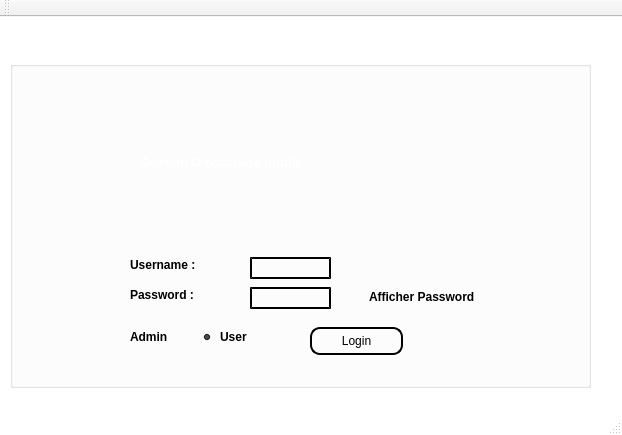
<?xml version="1.0" encoding="UTF-8"?>
<ui version="4.0">
 <class>MainWindow</class>
 <widget class="QMainWindow" name="MainWindow">
  <property name="geometry">
   <rect>
    <x>0</x>
    <y>0</y>
    <width>622</width>
    <height>435</height>
   </rect>
  </property>
  <property name="windowTitle">
   <string>Login</string>
  </property>
  <property name="windowIcon">
   <iconset>
    <normaloff>logo1.png</normaloff>logo1.png</iconset>
  </property>
  <property name="styleSheet">
   <string notr="true">QMainWindow {
    background-image: url(./login.jpg);
    background-repeat: no-repeat;
    background-position: center;
    background-color: transparent;
    color : white;
}
QLabel{background : transparent;}
QLineEdit{background : transparent; color:black;}
QPushButton{background : transparent;}
QFrame{background : transparent;}
QGroupBox{background : transparent;}
QRadioButton{background : transparent;}</string>
  </property>
  <widget class="QWidget" name="centralWidget">
   <property name="styleSheet">
    <string notr="true">QWidget {
    background-image: url(C:/Users/Lenovo/Desktop/Mini projet QT/mp v6/login.jpg);
    background-repeat: no-repeat;
    background-position: center;
    background-color: transparent;
    color : white;
}
QLabel{background : transparent;}
QLineEdit{background : transparent;}
QPushButton{background : transparent;}
QFrame{background : transparent;}
QGroupBox{background : transparent;}
QRadioButton{background : transparent;}
QCheckBox{background:transparent;}</string>
   </property>
   <widget class="QGroupBox" name="groupBox">
    <property name="geometry">
     <rect>
      <x>10</x>
      <y>30</y>
      <width>581</width>
      <height>341</height>
     </rect>
    </property>
    <property name="font">
     <font>
      <weight>75</weight>
      <bold>true</bold>
     </font>
    </property>
    <property name="title">
     <string>LOGIN</string>
    </property>
    <widget class="QLabel" name="label_3">
     <property name="geometry">
      <rect>
       <x>490</x>
       <y>300</y>
       <width>91</width>
       <height>31</height>
      </rect>
     </property>
     <property name="font">
      <font>
       <weight>75</weight>
       <bold>true</bold>
      </font>
     </property>
     <property name="styleSheet">
      <string notr="true">QLabel{color:black;}</string>
     </property>
     <property name="text">
      <string/>
     </property>
    </widget>
    <widget class="QPushButton" name="pushButton_Login">
     <property name="geometry">
      <rect>
       <x>300</x>
       <y>280</y>
       <width>93</width>
       <height>28</height>
      </rect>
     </property>
     <property name="font">
      <font>
       <pointsize>-1</pointsize>
      </font>
     </property>
     <property name="styleSheet">
      <string notr="true">QPushButton { background-color: rgba(0, 0, 0, 0); color:black;}
QPushButton { border: 2px solid black; border-radius: 5px; font-size: 12px; }
QPushButton { border: 2px solid black; border-radius: 10px; background-color: transparent; padding: 5px; }
QPushButton:hover { border: 2px white; background-color: rgba(220, 220, 220, 0.5); }</string>
     </property>
     <property name="text">
      <string>Login</string>
     </property>
    </widget>
    <widget class="QRadioButton" name="radioButton">
     <property name="geometry">
      <rect>
       <x>100</x>
       <y>280</y>
       <width>71</width>
       <height>20</height>
      </rect>
     </property>
     <property name="font">
      <font>
       <weight>75</weight>
       <bold>true</bold>
      </font>
     </property>
     <property name="styleSheet">
      <string notr="true">QRadioButton{color:black;}</string>
     </property>
     <property name="text">
      <string>Admin</string>
     </property>
    </widget>
    <widget class="QLabel" name="label_2">
     <property name="geometry">
      <rect>
       <x>120</x>
       <y>240</y>
       <width>81</width>
       <height>16</height>
      </rect>
     </property>
     <property name="palette">
      <palette>
       <active>
        <colorrole role="WindowText">
         <brush brushstyle="SolidPattern">
          <color alpha="255">
           <red>0</red>
           <green>0</green>
           <blue>0</blue>
          </color>
         </brush>
        </colorrole>
        <colorrole role="Button">
         <brush brushstyle="SolidPattern">
          <color alpha="0">
           <red>0</red>
           <green>0</green>
           <blue>0</blue>
          </color>
         </brush>
        </colorrole>
        <colorrole role="Text">
         <brush brushstyle="SolidPattern">
          <color alpha="255">
           <red>0</red>
           <green>0</green>
           <blue>0</blue>
          </color>
         </brush>
        </colorrole>
        <colorrole role="ButtonText">
         <brush brushstyle="SolidPattern">
          <color alpha="255">
           <red>0</red>
           <green>0</green>
           <blue>0</blue>
          </color>
         </brush>
        </colorrole>
        <colorrole role="Base">
         <brush brushstyle="SolidPattern">
          <color alpha="0">
           <red>0</red>
           <green>0</green>
           <blue>0</blue>
          </color>
         </brush>
        </colorrole>
        <colorrole role="Window">
         <brush brushstyle="SolidPattern">
          <color alpha="0">
           <red>0</red>
           <green>0</green>
           <blue>0</blue>
          </color>
         </brush>
        </colorrole>
       </active>
       <inactive>
        <colorrole role="WindowText">
         <brush brushstyle="SolidPattern">
          <color alpha="255">
           <red>0</red>
           <green>0</green>
           <blue>0</blue>
          </color>
         </brush>
        </colorrole>
        <colorrole role="Button">
         <brush brushstyle="SolidPattern">
          <color alpha="0">
           <red>0</red>
           <green>0</green>
           <blue>0</blue>
          </color>
         </brush>
        </colorrole>
        <colorrole role="Text">
         <brush brushstyle="SolidPattern">
          <color alpha="255">
           <red>0</red>
           <green>0</green>
           <blue>0</blue>
          </color>
         </brush>
        </colorrole>
        <colorrole role="ButtonText">
         <brush brushstyle="SolidPattern">
          <color alpha="255">
           <red>0</red>
           <green>0</green>
           <blue>0</blue>
          </color>
         </brush>
        </colorrole>
        <colorrole role="Base">
         <brush brushstyle="SolidPattern">
          <color alpha="0">
           <red>0</red>
           <green>0</green>
           <blue>0</blue>
          </color>
         </brush>
        </colorrole>
        <colorrole role="Window">
         <brush brushstyle="SolidPattern">
          <color alpha="0">
           <red>0</red>
           <green>0</green>
           <blue>0</blue>
          </color>
         </brush>
        </colorrole>
       </inactive>
       <disabled>
        <colorrole role="WindowText">
         <brush brushstyle="SolidPattern">
          <color alpha="255">
           <red>0</red>
           <green>0</green>
           <blue>0</blue>
          </color>
         </brush>
        </colorrole>
        <colorrole role="Button">
         <brush brushstyle="SolidPattern">
          <color alpha="0">
           <red>0</red>
           <green>0</green>
           <blue>0</blue>
          </color>
         </brush>
        </colorrole>
        <colorrole role="Text">
         <brush brushstyle="SolidPattern">
          <color alpha="255">
           <red>0</red>
           <green>0</green>
           <blue>0</blue>
          </color>
         </brush>
        </colorrole>
        <colorrole role="ButtonText">
         <brush brushstyle="SolidPattern">
          <color alpha="255">
           <red>0</red>
           <green>0</green>
           <blue>0</blue>
          </color>
         </brush>
        </colorrole>
        <colorrole role="Base">
         <brush brushstyle="SolidPattern">
          <color alpha="0">
           <red>0</red>
           <green>0</green>
           <blue>0</blue>
          </color>
         </brush>
        </colorrole>
        <colorrole role="Window">
         <brush brushstyle="SolidPattern">
          <color alpha="0">
           <red>0</red>
           <green>0</green>
           <blue>0</blue>
          </color>
         </brush>
        </colorrole>
       </disabled>
      </palette>
     </property>
     <property name="font">
      <font>
       <pointsize>9</pointsize>
       <weight>75</weight>
       <bold>true</bold>
      </font>
     </property>
     <property name="styleSheet">
      <string notr="true">QLabel{color:Black;}</string>
     </property>
     <property name="text">
      <string>Password :</string>
     </property>
    </widget>
    <widget class="QRadioButton" name="radioButton_2">
     <property name="geometry">
      <rect>
       <x>190</x>
       <y>280</y>
       <width>61</width>
       <height>20</height>
      </rect>
     </property>
     <property name="font">
      <font>
       <weight>75</weight>
       <bold>true</bold>
      </font>
     </property>
     <property name="styleSheet">
      <string notr="true">QRadioButton{color:black;}</string>
     </property>
     <property name="text">
      <string>User</string>
     </property>
     <property name="checked">
      <bool>true</bool>
     </property>
    </widget>
    <widget class="QLineEdit" name="lineEdit__password">
     <property name="geometry">
      <rect>
       <x>240</x>
       <y>240</y>
       <width>81</width>
       <height>22</height>
      </rect>
     </property>
     <property name="styleSheet">
      <string notr="true">QLineEdit { background-color: rgba(255, 255, 255, 0); border: 1px solid gray; }
QLineEdit { border: 2px solid black; border-style: outset; color:black;}</string>
     </property>
     <property name="text">
      <string/>
     </property>
     <property name="echoMode">
      <enum>QLineEdit::Password</enum>
     </property>
    </widget>
    <widget class="QLineEdit" name="lineEdit_user_name">
     <property name="geometry">
      <rect>
       <x>240</x>
       <y>210</y>
       <width>81</width>
       <height>22</height>
      </rect>
     </property>
     <property name="palette">
      <palette>
       <active>
        <colorrole role="WindowText">
         <brush brushstyle="SolidPattern">
          <color alpha="255">
           <red>0</red>
           <green>0</green>
           <blue>0</blue>
          </color>
         </brush>
        </colorrole>
        <colorrole role="Button">
         <brush brushstyle="SolidPattern">
          <color alpha="0">
           <red>255</red>
           <green>255</green>
           <blue>255</blue>
          </color>
         </brush>
        </colorrole>
        <colorrole role="Text">
         <brush brushstyle="SolidPattern">
          <color alpha="255">
           <red>0</red>
           <green>0</green>
           <blue>0</blue>
          </color>
         </brush>
        </colorrole>
        <colorrole role="ButtonText">
         <brush brushstyle="SolidPattern">
          <color alpha="255">
           <red>0</red>
           <green>0</green>
           <blue>0</blue>
          </color>
         </brush>
        </colorrole>
        <colorrole role="Base">
         <brush brushstyle="SolidPattern">
          <color alpha="0">
           <red>255</red>
           <green>255</green>
           <blue>255</blue>
          </color>
         </brush>
        </colorrole>
        <colorrole role="Window">
         <brush brushstyle="SolidPattern">
          <color alpha="0">
           <red>255</red>
           <green>255</green>
           <blue>255</blue>
          </color>
         </brush>
        </colorrole>
       </active>
       <inactive>
        <colorrole role="WindowText">
         <brush brushstyle="SolidPattern">
          <color alpha="255">
           <red>0</red>
           <green>0</green>
           <blue>0</blue>
          </color>
         </brush>
        </colorrole>
        <colorrole role="Button">
         <brush brushstyle="SolidPattern">
          <color alpha="0">
           <red>255</red>
           <green>255</green>
           <blue>255</blue>
          </color>
         </brush>
        </colorrole>
        <colorrole role="Text">
         <brush brushstyle="SolidPattern">
          <color alpha="255">
           <red>0</red>
           <green>0</green>
           <blue>0</blue>
          </color>
         </brush>
        </colorrole>
        <colorrole role="ButtonText">
         <brush brushstyle="SolidPattern">
          <color alpha="255">
           <red>0</red>
           <green>0</green>
           <blue>0</blue>
          </color>
         </brush>
        </colorrole>
        <colorrole role="Base">
         <brush brushstyle="SolidPattern">
          <color alpha="0">
           <red>255</red>
           <green>255</green>
           <blue>255</blue>
          </color>
         </brush>
        </colorrole>
        <colorrole role="Window">
         <brush brushstyle="SolidPattern">
          <color alpha="0">
           <red>255</red>
           <green>255</green>
           <blue>255</blue>
          </color>
         </brush>
        </colorrole>
       </inactive>
       <disabled>
        <colorrole role="WindowText">
         <brush brushstyle="SolidPattern">
          <color alpha="255">
           <red>0</red>
           <green>0</green>
           <blue>0</blue>
          </color>
         </brush>
        </colorrole>
        <colorrole role="Button">
         <brush brushstyle="SolidPattern">
          <color alpha="0">
           <red>255</red>
           <green>255</green>
           <blue>255</blue>
          </color>
         </brush>
        </colorrole>
        <colorrole role="Text">
         <brush brushstyle="SolidPattern">
          <color alpha="255">
           <red>0</red>
           <green>0</green>
           <blue>0</blue>
          </color>
         </brush>
        </colorrole>
        <colorrole role="ButtonText">
         <brush brushstyle="SolidPattern">
          <color alpha="255">
           <red>0</red>
           <green>0</green>
           <blue>0</blue>
          </color>
         </brush>
        </colorrole>
        <colorrole role="Base">
         <brush brushstyle="SolidPattern">
          <color alpha="0">
           <red>255</red>
           <green>255</green>
           <blue>255</blue>
          </color>
         </brush>
        </colorrole>
        <colorrole role="Window">
         <brush brushstyle="SolidPattern">
          <color alpha="0">
           <red>255</red>
           <green>255</green>
           <blue>255</blue>
          </color>
         </brush>
        </colorrole>
       </disabled>
      </palette>
     </property>
     <property name="styleSheet">
      <string notr="true">QLineEdit { background-color: rgba(255, 255, 255, 0); border: 1px solid gray; }
QLineEdit { border: 2px solid black; border-style: outset; }
QLineEdit { font-weight: bold; color: black; }</string>
     </property>
    </widget>
    <widget class="QFrame" name="frame">
     <property name="geometry">
      <rect>
       <x>120</x>
       <y>90</y>
       <width>271</width>
       <height>51</height>
      </rect>
     </property>
     <property name="frameShape">
      <enum>QFrame::StyledPanel</enum>
     </property>
     <property name="frameShadow">
      <enum>QFrame::Sunken</enum>
     </property>
     <property name="lineWidth">
      <number>20</number>
     </property>
     <widget class="QLabel" name="label_4">
      <property name="geometry">
       <rect>
        <x>10</x>
        <y>0</y>
        <width>251</width>
        <height>51</height>
       </rect>
      </property>
      <property name="palette">
       <palette>
        <active>
         <colorrole role="WindowText">
          <brush brushstyle="SolidPattern">
           <color alpha="255">
            <red>255</red>
            <green>255</green>
            <blue>255</blue>
           </color>
          </brush>
         </colorrole>
         <colorrole role="Button">
          <brush brushstyle="SolidPattern">
           <color alpha="0">
            <red>0</red>
            <green>0</green>
            <blue>0</blue>
           </color>
          </brush>
         </colorrole>
         <colorrole role="Text">
          <brush brushstyle="SolidPattern">
           <color alpha="255">
            <red>255</red>
            <green>255</green>
            <blue>255</blue>
           </color>
          </brush>
         </colorrole>
         <colorrole role="ButtonText">
          <brush brushstyle="SolidPattern">
           <color alpha="255">
            <red>255</red>
            <green>255</green>
            <blue>255</blue>
           </color>
          </brush>
         </colorrole>
         <colorrole role="Base">
          <brush brushstyle="SolidPattern">
           <color alpha="0">
            <red>0</red>
            <green>0</green>
            <blue>0</blue>
           </color>
          </brush>
         </colorrole>
         <colorrole role="Window">
          <brush brushstyle="SolidPattern">
           <color alpha="0">
            <red>0</red>
            <green>0</green>
            <blue>0</blue>
           </color>
          </brush>
         </colorrole>
        </active>
        <inactive>
         <colorrole role="WindowText">
          <brush brushstyle="SolidPattern">
           <color alpha="255">
            <red>255</red>
            <green>255</green>
            <blue>255</blue>
           </color>
          </brush>
         </colorrole>
         <colorrole role="Button">
          <brush brushstyle="SolidPattern">
           <color alpha="0">
            <red>0</red>
            <green>0</green>
            <blue>0</blue>
           </color>
          </brush>
         </colorrole>
         <colorrole role="Text">
          <brush brushstyle="SolidPattern">
           <color alpha="255">
            <red>255</red>
            <green>255</green>
            <blue>255</blue>
           </color>
          </brush>
         </colorrole>
         <colorrole role="ButtonText">
          <brush brushstyle="SolidPattern">
           <color alpha="255">
            <red>255</red>
            <green>255</green>
            <blue>255</blue>
           </color>
          </brush>
         </colorrole>
         <colorrole role="Base">
          <brush brushstyle="SolidPattern">
           <color alpha="0">
            <red>0</red>
            <green>0</green>
            <blue>0</blue>
           </color>
          </brush>
         </colorrole>
         <colorrole role="Window">
          <brush brushstyle="SolidPattern">
           <color alpha="0">
            <red>0</red>
            <green>0</green>
            <blue>0</blue>
           </color>
          </brush>
         </colorrole>
        </inactive>
        <disabled>
         <colorrole role="WindowText">
          <brush brushstyle="SolidPattern">
           <color alpha="255">
            <red>255</red>
            <green>255</green>
            <blue>255</blue>
           </color>
          </brush>
         </colorrole>
         <colorrole role="Button">
          <brush brushstyle="SolidPattern">
           <color alpha="0">
            <red>0</red>
            <green>0</green>
            <blue>0</blue>
           </color>
          </brush>
         </colorrole>
         <colorrole role="Text">
          <brush brushstyle="SolidPattern">
           <color alpha="255">
            <red>255</red>
            <green>255</green>
            <blue>255</blue>
           </color>
          </brush>
         </colorrole>
         <colorrole role="ButtonText">
          <brush brushstyle="SolidPattern">
           <color alpha="255">
            <red>255</red>
            <green>255</green>
            <blue>255</blue>
           </color>
          </brush>
         </colorrole>
         <colorrole role="Base">
          <brush brushstyle="SolidPattern">
           <color alpha="0">
            <red>0</red>
            <green>0</green>
            <blue>0</blue>
           </color>
          </brush>
         </colorrole>
         <colorrole role="Window">
          <brush brushstyle="SolidPattern">
           <color alpha="0">
            <red>0</red>
            <green>0</green>
            <blue>0</blue>
           </color>
          </brush>
         </colorrole>
        </disabled>
       </palette>
      </property>
      <property name="font">
       <font>
        <pointsize>10</pointsize>
        <weight>75</weight>
        <bold>true</bold>
        <underline>false</underline>
       </font>
      </property>
      <property name="text">
       <string>Gestion D'éclairage public</string>
      </property>
     </widget>
    </widget>
    <widget class="QCheckBox" name="checkBox">
     <property name="geometry">
      <rect>
       <x>340</x>
       <y>240</y>
       <width>161</width>
       <height>20</height>
      </rect>
     </property>
     <property name="font">
      <font>
       <weight>75</weight>
       <bold>true</bold>
      </font>
     </property>
     <property name="styleSheet">
      <string notr="true">QCheckBox{color:black}</string>
     </property>
     <property name="text">
      <string>Afficher Password</string>
     </property>
    </widget>
    <widget class="QLabel" name="label">
     <property name="geometry">
      <rect>
       <x>120</x>
       <y>210</y>
       <width>91</width>
       <height>16</height>
      </rect>
     </property>
     <property name="palette">
      <palette>
       <active>
        <colorrole role="WindowText">
         <brush brushstyle="SolidPattern">
          <color alpha="255">
           <red>0</red>
           <green>0</green>
           <blue>0</blue>
          </color>
         </brush>
        </colorrole>
        <colorrole role="Button">
         <brush brushstyle="SolidPattern">
          <color alpha="0">
           <red>0</red>
           <green>0</green>
           <blue>0</blue>
          </color>
         </brush>
        </colorrole>
        <colorrole role="Text">
         <brush brushstyle="SolidPattern">
          <color alpha="255">
           <red>0</red>
           <green>0</green>
           <blue>0</blue>
          </color>
         </brush>
        </colorrole>
        <colorrole role="ButtonText">
         <brush brushstyle="SolidPattern">
          <color alpha="255">
           <red>0</red>
           <green>0</green>
           <blue>0</blue>
          </color>
         </brush>
        </colorrole>
        <colorrole role="Base">
         <brush brushstyle="SolidPattern">
          <color alpha="0">
           <red>0</red>
           <green>0</green>
           <blue>0</blue>
          </color>
         </brush>
        </colorrole>
        <colorrole role="Window">
         <brush brushstyle="SolidPattern">
          <color alpha="0">
           <red>0</red>
           <green>0</green>
           <blue>0</blue>
          </color>
         </brush>
        </colorrole>
       </active>
       <inactive>
        <colorrole role="WindowText">
         <brush brushstyle="SolidPattern">
          <color alpha="255">
           <red>0</red>
           <green>0</green>
           <blue>0</blue>
          </color>
         </brush>
        </colorrole>
        <colorrole role="Button">
         <brush brushstyle="SolidPattern">
          <color alpha="0">
           <red>0</red>
           <green>0</green>
           <blue>0</blue>
          </color>
         </brush>
        </colorrole>
        <colorrole role="Text">
         <brush brushstyle="SolidPattern">
          <color alpha="255">
           <red>0</red>
           <green>0</green>
           <blue>0</blue>
          </color>
         </brush>
        </colorrole>
        <colorrole role="ButtonText">
         <brush brushstyle="SolidPattern">
          <color alpha="255">
           <red>0</red>
           <green>0</green>
           <blue>0</blue>
          </color>
         </brush>
        </colorrole>
        <colorrole role="Base">
         <brush brushstyle="SolidPattern">
          <color alpha="0">
           <red>0</red>
           <green>0</green>
           <blue>0</blue>
          </color>
         </brush>
        </colorrole>
        <colorrole role="Window">
         <brush brushstyle="SolidPattern">
          <color alpha="0">
           <red>0</red>
           <green>0</green>
           <blue>0</blue>
          </color>
         </brush>
        </colorrole>
       </inactive>
       <disabled>
        <colorrole role="WindowText">
         <brush brushstyle="SolidPattern">
          <color alpha="255">
           <red>0</red>
           <green>0</green>
           <blue>0</blue>
          </color>
         </brush>
        </colorrole>
        <colorrole role="Button">
         <brush brushstyle="SolidPattern">
          <color alpha="0">
           <red>0</red>
           <green>0</green>
           <blue>0</blue>
          </color>
         </brush>
        </colorrole>
        <colorrole role="Text">
         <brush brushstyle="SolidPattern">
          <color alpha="255">
           <red>0</red>
           <green>0</green>
           <blue>0</blue>
          </color>
         </brush>
        </colorrole>
        <colorrole role="ButtonText">
         <brush brushstyle="SolidPattern">
          <color alpha="255">
           <red>0</red>
           <green>0</green>
           <blue>0</blue>
          </color>
         </brush>
        </colorrole>
        <colorrole role="Base">
         <brush brushstyle="SolidPattern">
          <color alpha="0">
           <red>0</red>
           <green>0</green>
           <blue>0</blue>
          </color>
         </brush>
        </colorrole>
        <colorrole role="Window">
         <brush brushstyle="SolidPattern">
          <color alpha="0">
           <red>0</red>
           <green>0</green>
           <blue>0</blue>
          </color>
         </brush>
        </colorrole>
       </disabled>
      </palette>
     </property>
     <property name="font">
      <font>
       <pointsize>9</pointsize>
       <weight>75</weight>
       <bold>true</bold>
      </font>
     </property>
     <property name="styleSheet">
      <string notr="true">QLabel{color:black;}</string>
     </property>
     <property name="text">
      <string>Username :</string>
     </property>
    </widget>
    <zorder>label_3</zorder>
    <zorder>pushButton_Login</zorder>
    <zorder>radioButton</zorder>
    <zorder>label_2</zorder>
    <zorder>radioButton_2</zorder>
    <zorder>lineEdit__password</zorder>
    <zorder>lineEdit_user_name</zorder>
    <zorder>frame</zorder>
    <zorder>label</zorder>
    <zorder>checkBox</zorder>
   </widget>
  </widget>
  <widget class="QMenuBar" name="menuBar">
   <property name="geometry">
    <rect>
     <x>0</x>
     <y>0</y>
     <width>622</width>
     <height>26</height>
    </rect>
   </property>
  </widget>
  <widget class="QToolBar" name="mainToolBar">
   <attribute name="toolBarArea">
    <enum>TopToolBarArea</enum>
   </attribute>
   <attribute name="toolBarBreak">
    <bool>false</bool>
   </attribute>
  </widget>
  <widget class="QStatusBar" name="statusBar"/>
 </widget>
 <layoutdefault spacing="6" margin="11"/>
 <resources/>
 <connections/>
</ui>
